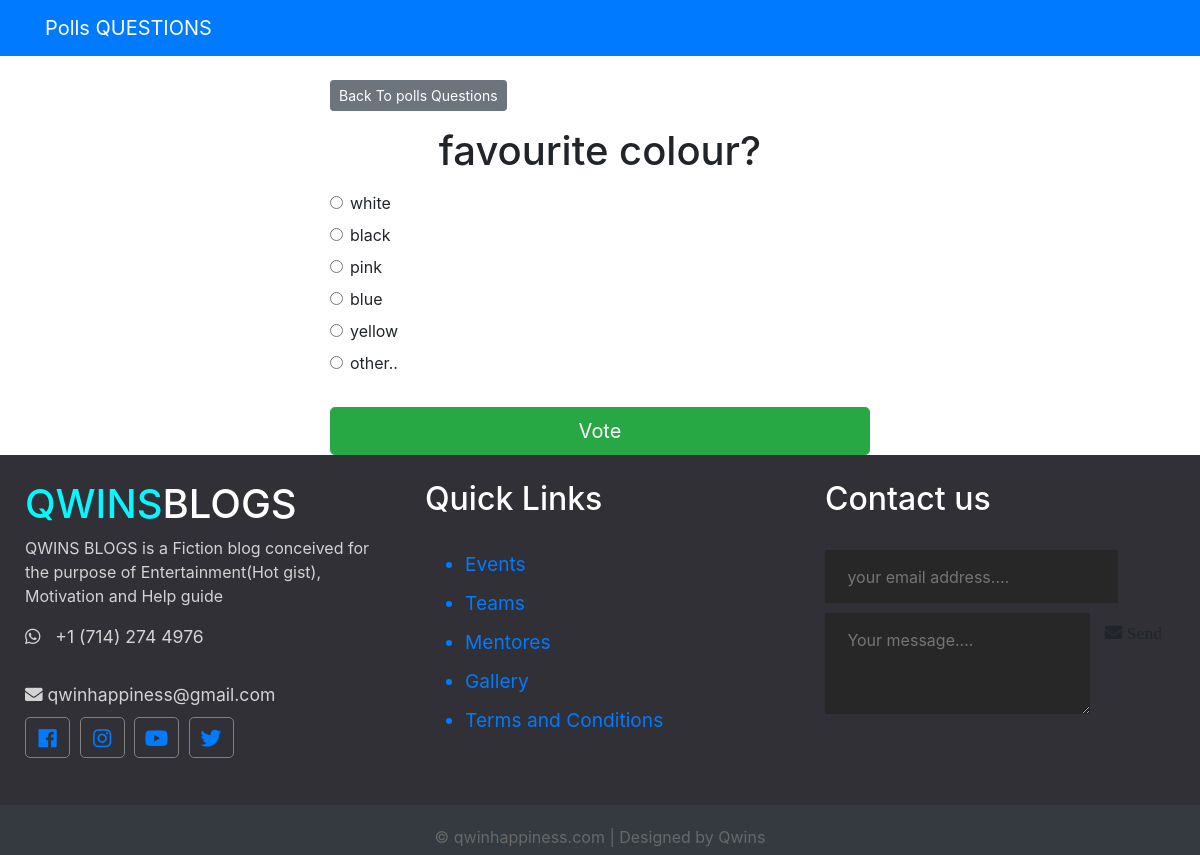
The page /polls/1/ on the database its author committed.
### polls/models.py (models this page shows, shortened)
class Question(models.Model):
    question_text = models.CharField(max_length=200)
    pub_date = models.DateTimeField('date published')

class Choice(models.Model):
    question = models.ForeignKey(Question, on_delete=models.CASCADE)
    choice_text = models.CharField(max_length=200)
    votes = models.IntegerField(default=0)

### polls/views.py (the view)
# urls.py: path('<int:question_id>/', views.detail, name='detail'),
def detail(request, question_id):
    try:
        question = Question.objects.get(pk=question_id)
    except Question.DoesNotExist:
        raise Http404("Question does not exist")
    return render(request, 'polls/detail.html', { 'question': question })

### templates/polls/detail.html (shortened to what this page needs)
{% extends 'base.html' %}
{% block content %}
<a class="btn btn-secondary btn-sm mb-3" href="{% url 'polls:index' %}">Back To polls Questions</a>
<h1 class="text-center mb-3">{{ question.question_text }}</h1>
<form action="{% url 'polls:vote' question.id %}" method="post">
    {% for choice in question.choice_set.all %}
     <div class="form-check">
         <input
         type="radio"
         name="choice"
         class="form-check-input"
         id="choice{{ forloop.counter }}"
         value="{{ choice.id }}"
         />
         <label for="choice{{ forloop.counter }}">{{ choice.choice_text }}</label
        >
     </div>
    {% endfor %}
    <input type="submit" value="Vote" class="btn btn-success btn-lg btn-block mt-4" />
</form>
{% endblock %}

### rows shown on the page
Question: question_text "favourite colour?"
Choice: choice_text "white"
Choice: choice_text "black"
Choice: choice_text "pink"
Choice: choice_text "blue"
Choice: choice_text "yellow"
Choice: choice_text "other.."
